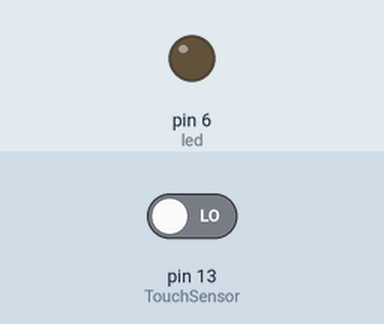
Simulated run of this sketch. Board: Arduino Uno, built with avr-gcc and run on an emulated ATmega328P. Shown: output pins drawn as LEDs (lit = HIGH). Dashed ring = blinking. Inputs (shaded band) come from the test bench; at power-on: pin 13 (TouchSensor) LOW. What the sketch prints to the serial monitor is not drawn.

Above: at 1.2 s.
1.3 s: pin 13 (TouchSensor) driven HIGH
At 1.9 s:
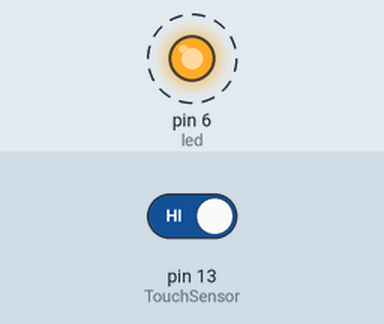
10.3 s: pin 13 (TouchSensor) driven LOW
At 10.8 s:
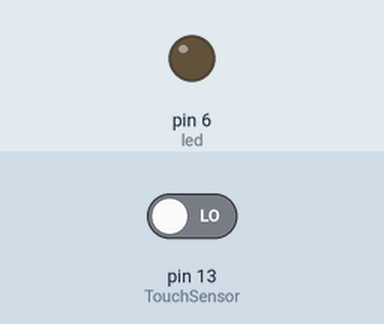
Timing chart, 0 to 13.3 s (numbered marks = the images above; inputs shaded):
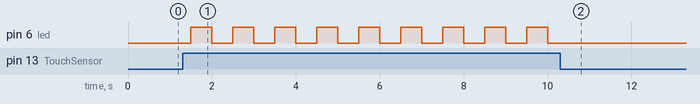

The sketch:

touchSensorToForce.ino
```cpp
/*
Arduino     Touch Sensor
 5V         VCC
 GND        GND
 D3         SIG
 */

#include <Wire.h>

#define SLAVE_ADDRESS 0x13
int dataReceived = 0;

int TouchSensor = 13;
int led = 6;

boolean state = false;

void setup(){
  Serial.begin(9600); // Communication speed
  Wire.begin(SLAVE_ADDRESS);
  Wire.onReceive(receiveData);
  Wire.onRequest(sendData);
  pinMode(led, OUTPUT);
  pinMode(TouchSensor, INPUT);
}

void loop(){


  if(digitalRead(TouchSensor)==HIGH)
  {
    Serial.print("TOUCHED !");
    state = !digitalRead(led);
  }

  digitalWrite(led, state);

  delay(500); // Slow down the output for easier reading
}


void receiveData(int byteCount){
  while(Wire.available()) {
    dataReceived = Wire.read();
  }
  switch (dataReceived) {
  case 0:
    //Turn on Ligh
    state = LOW;
    Serial.println("TurnOff");
    break;
  case 1:
    //Turn off Ligh
    state = HIGH;
    Serial.println("TurnOn");
    break;
  default:
    Serial.print("State : ");
    Serial.println(digitalRead(led));
    break;
  }
}
void sendData(){
  Wire.write(digitalRead(led));
}
```

Measured:
- after the input at 1.3 s, pin 6 (led): alternates HIGH for 0.50 s and LOW for 0.50 s, starting after 0.20 s
- after the input at 10.3 s, pin 6 (led): stops changing and stays LOW
